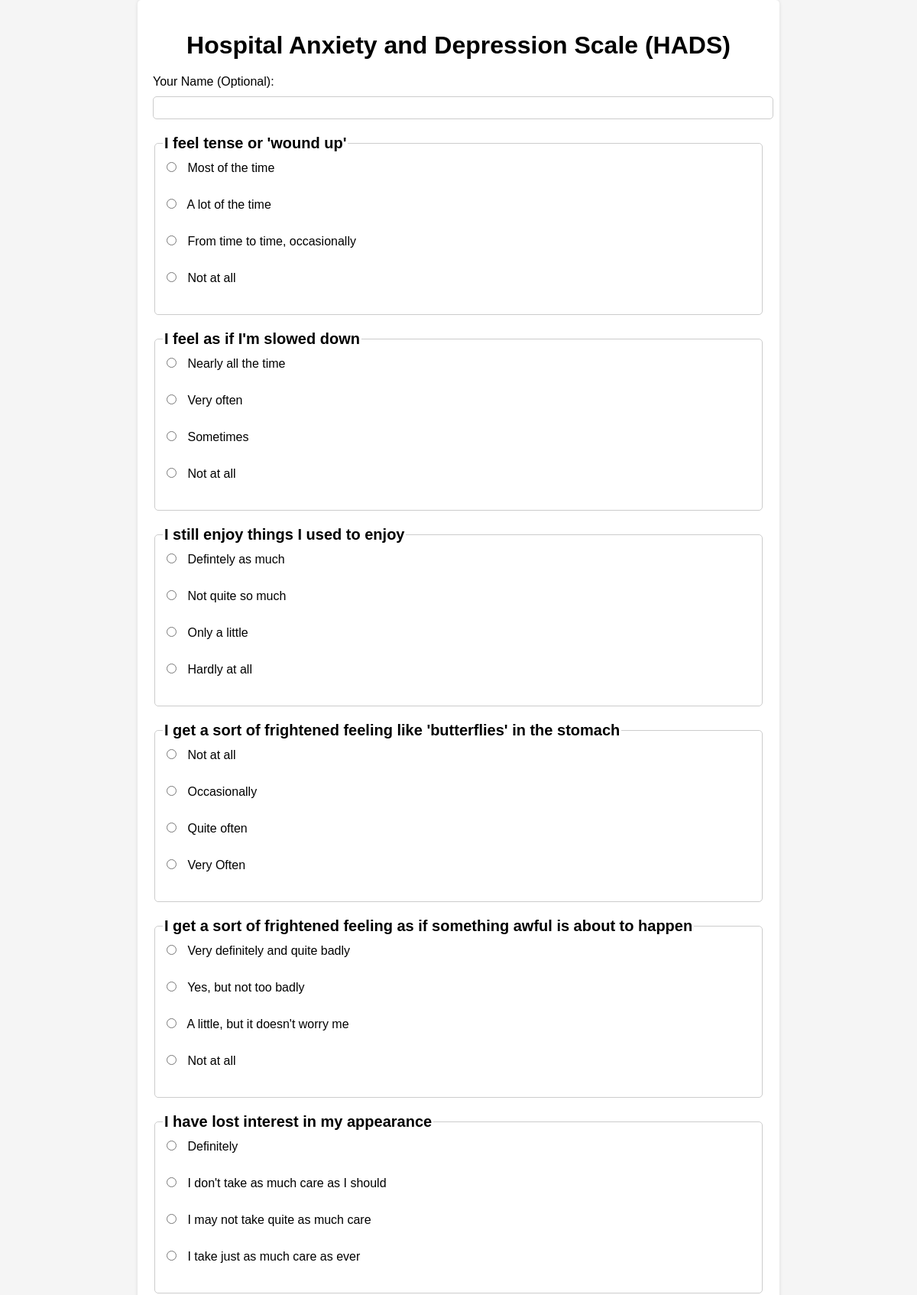
Screenshot of /hads_test/ (upper part) with the database file from the repository.
### hads_app/models.py (models this page shows, shortened)
class HADSQuestion(models.Model):
    ANXIETY = 'ANX'
    DEPRESSION = 'DEP'
    SUBSCALE_CHOICES = [
        (ANXIETY, 'Anxiety'),
        (DEPRESSION, 'Depression'),
    ]
    subscale = models.CharField(max_length=3, choices=SUBSCALE_CHOICES)
    text = models.CharField(max_length=255)

class HADSChoice(models.Model):
    question = models.ForeignKey(HADSQuestion, on_delete=models.CASCADE, related_name='choices')
    value = models.IntegerField(choices=[(0, '0'), (1, '1'), (2, '2'), (3, '3')])
    text = models.CharField(max_length=255)

### hads_app/views.py (the view, shortened to what this page needs)
# urls.py: path('hads_test/', views.hads_test, name='hads_test'),  # URL for the HADS test
def hads_test(request):
    hads_questions = HADSQuestion.objects.all()
    subjective_questions = SubjectiveQuestion.objects.all()
    return render(request, 'hads_app/hads_test.html', {
        'hads_questions': hads_questions,
        'subjective_questions': subjective_questions
    })

### hads_app/templates/hads_app/hads_test.html (shortened to what this page needs)
<!DOCTYPE html>
<html>
<head>
</head>
<body>
    <div class="container">
        <h1>Hospital Anxiety and Depression Scale (HADS)</h1>
        <form method="post" onsubmit="return validateForm()">
            <label for="user_name" class="name-label">Your Name (Optional):</label>
            <input type="text" name="user_name" id="user_name" class="name-input" maxlength="100"><br>
            {% for question in hads_questions %}
            <fieldset>
                <legend>{{ question.text }}</legend>
                {% for choice in question.choices.all %}
                <label>
                    <input type="radio" name="{{ question.subscale }}_{{ question.id }}" value="{{ choice.id }}">
                    {{ choice.text }}
                </label><br>
                {% endfor %}
            </fieldset>
            {% endfor %}
        </form>
    </div>
</body>
</html>

### hads_app/templates/hads_app/hads_test.html (style rules this page uses)
body { font-family: Arial, sans-serif; margin: 0; padding: 0; background-color: #f5f5f5; }
.container { max-width: 800px; margin: 0 auto; padding: 20px; background-color: #fff; box-shadow: 0 0 5px rgba(0, 0, 0, 0.1); border-radius: 5px; }
h1 { text-align: center; margin-bottom: 20px; color: #000; }
fieldset { border: 1px solid #ccc; margin-bottom: 20px; padding: 10px; border-radius: 5px; }
legend { font-size: 20px; font-weight: bold; }
label { font-size: 16px; display: block; margin-bottom: 10px; }
input[type="radio"] { margin-right: 10px; }
.name-label { font-size: 16px; margin-bottom: 10px; }
.name-input { width: 100%; padding: 5px; font-size: 16px; border: 1px solid #ccc; border-radius: 5px; margin-bottom: 20px; }

### rows the page displays
HADSQuestion: text "I feel tense or 'wound up'"
HADSChoice: text "Most of the time"
HADSChoice: text "A lot of the time"
HADSChoice: text "From time to time, occasionally"
HADSChoice: text "Not at all"
HADSQuestion: text "I feel as if I'm slowed down"
HADSChoice: text "Nearly all the time"
HADSChoice: text "Very often"
HADSChoice: text "Sometimes"
HADSChoice: text "Not at all"
HADSQuestion: text "I still enjoy things I used to enjoy"
HADSChoice: text "Defintely as much"
HADSChoice: text "Not quite so much"
HADSChoice: text "Only a little"
HADSChoice: text "Hardly at all"
HADSQuestion: text "I get a sort of frightened feeling like 'butterflies' in the stomach"
HADSChoice: text "Not at all"
HADSChoice: text "Occasionally"
HADSChoice: text "Quite often"
HADSChoice: text "Very Often"
HADSQuestion: text "I get a sort of frightened feeling as if something awful is about to happen"
HADSChoice: text "Very definitely and quite badly"
HADSChoice: text "Yes, but not too badly"
HADSChoice: text "A little, but it doesn't worry me"
HADSChoice: text "Not at all"
HADSQuestion: text "I have lost interest in my appearance"
HADSChoice: text "Definitely"
HADSChoice: text "I don't take as much care as I should"
HADSChoice: text "I may not take quite as much care"
HADSChoice: text "I take just as much care as ever"
